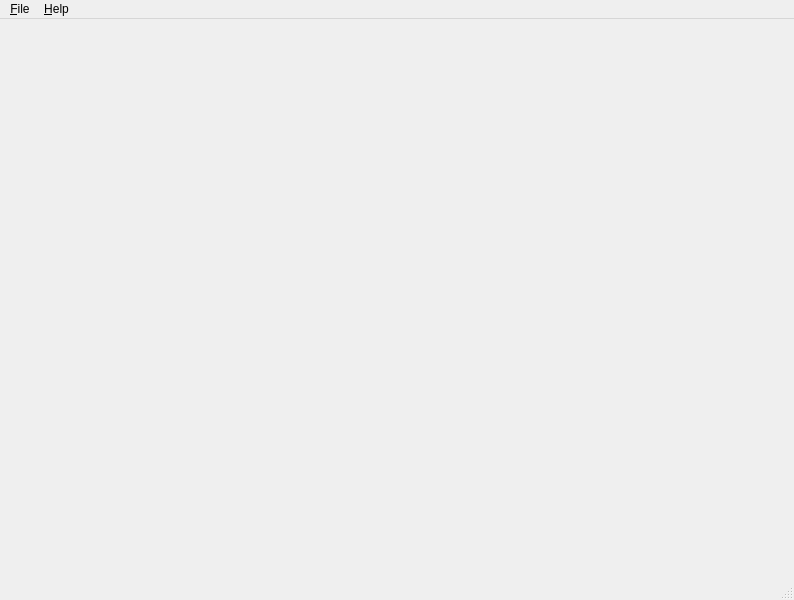
<?xml version="1.0" encoding="UTF-8"?>
<ui version="4.0">
 <class>TerrainView</class>
 <widget class="QMainWindow" name="TerrainView">
  <property name="geometry">
   <rect>
    <x>0</x>
    <y>0</y>
    <width>794</width>
    <height>600</height>
   </rect>
  </property>
  <property name="sizePolicy">
   <sizepolicy hsizetype="Expanding" vsizetype="Expanding">
    <horstretch>0</horstretch>
    <verstretch>0</verstretch>
   </sizepolicy>
  </property>
  <property name="windowTitle">
   <string>Ocean Floor Visualizer</string>
  </property>
  <widget class="QWidget" name="centralwidget">
   <widget class="QVTKWidget" name="qvtkWidget">
    <property name="geometry">
     <rect>
      <x>0</x>
      <y>0</y>
      <width>800</width>
      <height>600</height>
     </rect>
    </property>
   </widget>
  </widget>
  <widget class="QMenuBar" name="menuBar">
   <property name="geometry">
    <rect>
     <x>0</x>
     <y>0</y>
     <width>794</width>
     <height>25</height>
    </rect>
   </property>
   <widget class="QMenu" name="menuFile">
    <property name="title">
     <string>&amp;File</string>
    </property>
    <addaction name="actionConnect"/>
    <addaction name="actionQuit"/>
   </widget>
   <widget class="QMenu" name="menuHelp">
    <property name="title">
     <string>&amp;Help</string>
    </property>
    <addaction name="actionAbout"/>
   </widget>
   <addaction name="menuFile"/>
   <addaction name="menuHelp"/>
  </widget>
  <widget class="QStatusBar" name="statusBar"/>
  <action name="actionOpenFile">
   <property name="enabled">
    <bool>true</bool>
   </property>
   <property name="text">
    <string>Open File...</string>
   </property>
  </action>
  <action name="actionExit">
   <property name="text">
    <string>Exit</string>
   </property>
  </action>
  <action name="actionPrint">
   <property name="text">
    <string>Print</string>
   </property>
  </action>
  <action name="actionHelp">
   <property name="text">
    <string>Help</string>
   </property>
  </action>
  <action name="actionSave">
   <property name="text">
    <string>Save</string>
   </property>
  </action>
  <action name="actionConnect">
   <property name="text">
    <string>&amp;Connect</string>
   </property>
  </action>
  <action name="actionQuit">
   <property name="text">
    <string>&amp;Quit</string>
   </property>
  </action>
  <action name="actionAbout">
   <property name="text">
    <string>&amp;About</string>
   </property>
  </action>
 </widget>
 <customwidgets>
  <customwidget>
   <class>QVTKWidget</class>
   <extends>QWidget</extends>
   <header>QVTKWidget.h</header>
  </customwidget>
 </customwidgets>
 <resources/>
 <connections/>
</ui>
